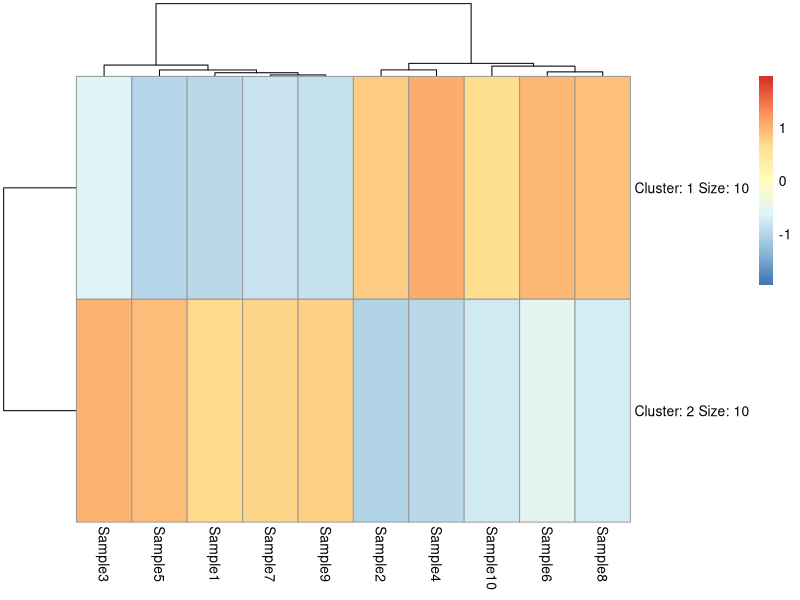
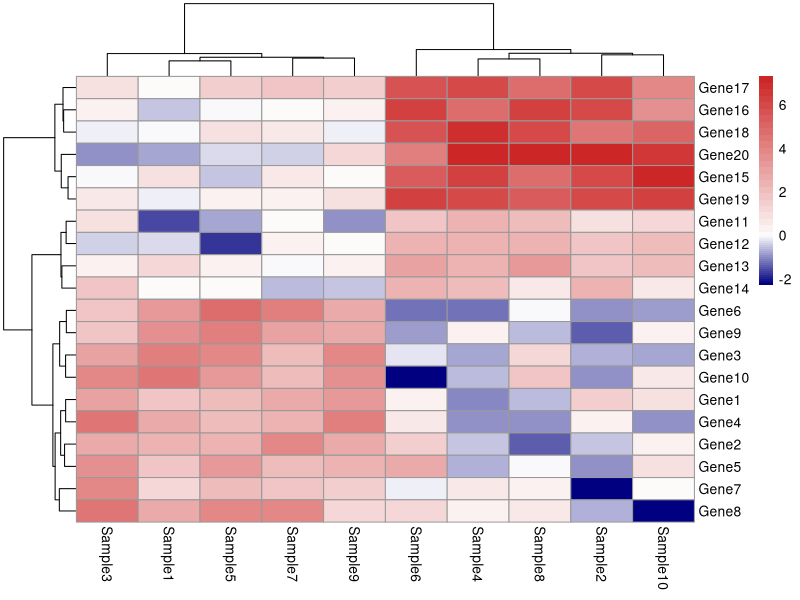
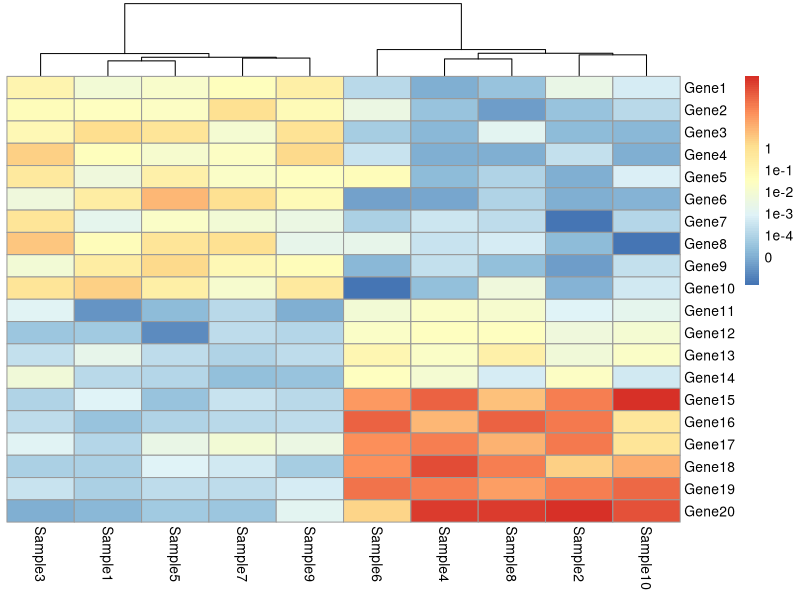
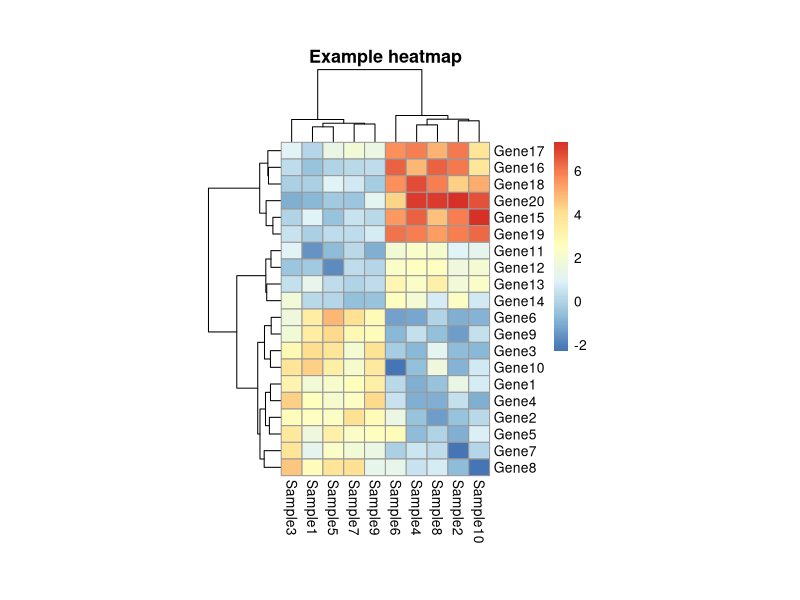

Source code (R) for these figures, in order:
library(pheatmap)

# Read in data files
test = as.matrix(read.table(file="test.txt",header=TRUE,sep="\t",check.names=FALSE))
annotation_col = as.data.frame(read.table(file="annotation_col.txt",header=TRUE,sep="\t",check.names=FALSE))
annotation_row = as.data.frame(read.table(file="annotation_row.txt",header=TRUE,sep="\t",check.names=FALSE))

paletteLength <- 50
myColor <- colorRampPalette(c("navy", "white", "firebrick3"))(paletteLength)
# length(breaks) == length(paletteLength) + 1
# use floor and ceiling to deal with even/odd length pallettelengths
myBreaks <- c(seq(min(test), 0, length.out=ceiling(paletteLength/2) + 1), seq(max(test)/paletteLength, max(test), length.out=floor(paletteLength/2)))

# Draw heatmaps
pheatmap(test, kmeans_k = 2, scale = "row", clustering_distance_rows = "correlation")
pheatmap(test, color = myColor, breaks = myBreaks)

# Show text within cells
pheatmap(test, cluster_row = FALSE, legend_breaks = -1:4, legend_labels = c("0", "1e-4", "1e-3", "1e-2", "1e-1", "1"))

# Fix cell sizes and save to file with correct size
pheatmap(test, cellwidth = 15, cellheight = 12, main = "Example heatmap")

# Display row and color annotations # Gaps in heatmaps

pheatmap(test, color = myColor, breaks = myBreaks, annotation_col = annotation_col, annotation_row = annotation_row, annotation_legend = TRUE , cluster_row = TRUE, legend = TRUE, cutree_col = 2, cutree_row = 3, display_numbers = matrix(ifelse(test > 5, sprintf("%.2f",test), ""), nrow(test)), width = 8, height = 8, filename = "heatmap.pdf")

pheatmap(test, color = myColor, breaks = myBreaks, annotation_col = annotation_col, annotation_row = annotation_row, annotation_legend = TRUE , cluster_row = TRUE, legend = TRUE, cutree_col = 2, cutree_row = 3, display_numbers = matrix(ifelse(test > 5, sprintf("%.2f",test), ""), nrow(test)), width = 8, height = 8, filename = "heatmap.png")
